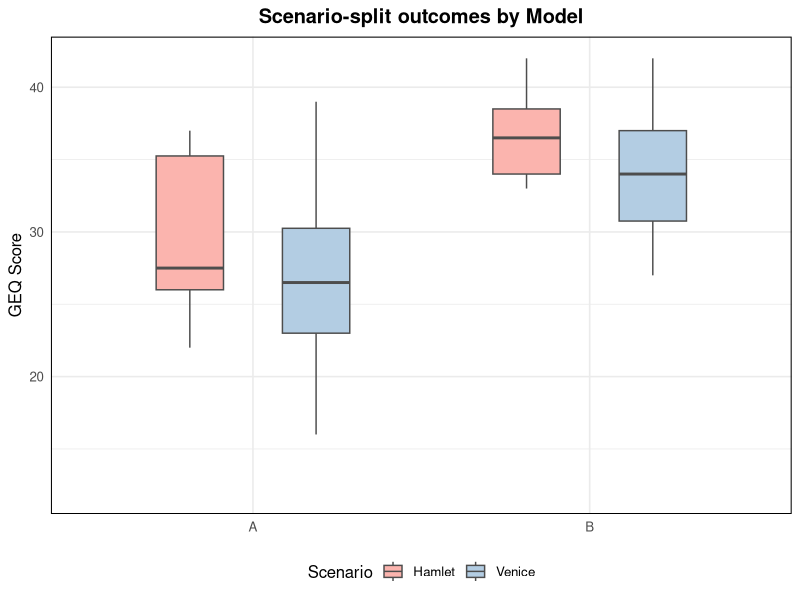
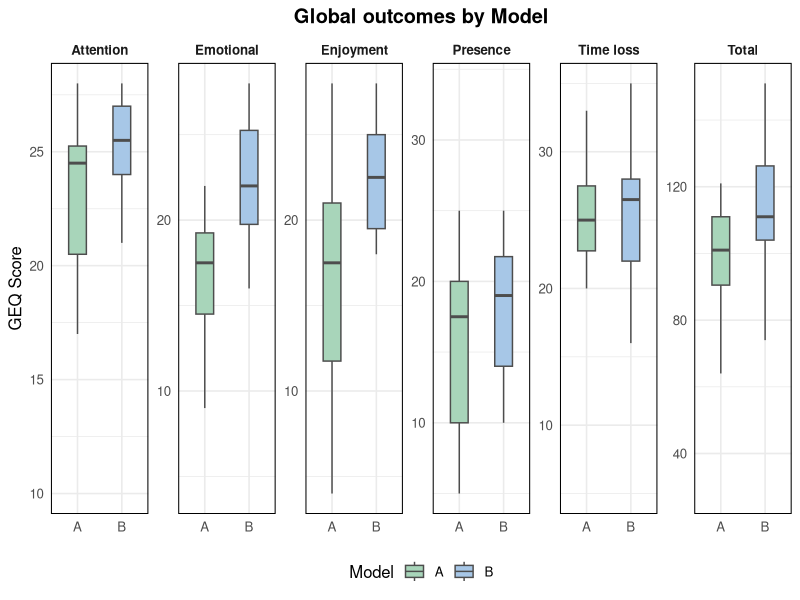

Generate these figures, in order, with R:
setwd("C:/.Soyeon/GameAgent/LLMGA")

suppressPackageStartupMessages({
  library(tidyverse)
  library(stringr)
  library(readr)
})

# 폴더 준비
dir.create("processed_output", showWarnings = FALSE, recursive = TRUE)
dir.create("figures", showWarnings = FALSE, recursive = TRUE)

# -----------------------------
# 1) 데이터 로드 (wide format)
# -----------------------------
df <- read_csv("data/questionnaire/final_scores_with_immersion.csv",
               show_col_types = FALSE)

ID_COL    <- "ID"
MODEL_COL <- "Model"
stopifnot(ID_COL %in% names(df), MODEL_COL %in% names(df))
df[[MODEL_COL]] <- factor(df[[MODEL_COL]])

# -------------------------------------------
# 2) Hamlet_/Venice_ 페어 탐지
# -------------------------------------------
scenario_prefixes <- c("Hamlet", "Venice")
pattern <- "^(Hamlet|Venice)_(.+)$"

pairs_tbl <- tibble(col = names(df)) %>%
  mutate(Scenario = str_match(col, pattern)[, 2],
         Measure  = str_match(col, pattern)[, 3]) %>%
  filter(!is.na(Scenario), !is.na(Measure))

scenario_measures <- pairs_tbl %>%
  count(Measure, Scenario) %>%
  complete(Measure, Scenario = scenario_prefixes, fill = list(n = 0)) %>%
  group_by(Measure) %>%
  summarize(has_both = all(n > 0), .groups = "drop") %>%
  filter(has_both) %>%
  pull(Measure) %>%
  sort()

# -------------------------------------------
# 3) long_df 구성
# -------------------------------------------
long_df <- tibble()
if (length(scenario_measures) > 0) {
  long_df <- df %>%
    select(all_of(c(ID_COL, MODEL_COL)), matches(pattern)) %>%
    pivot_longer(cols = matches(pattern),
                 names_to = c("Scenario", "Measure"),
                 names_pattern = pattern,
                 values_to = "Value") %>%
    filter(Measure %in% scenario_measures) %>%
    mutate(
      Scenario = factor(Scenario, levels = scenario_prefixes),
      # facet 라벨을 "score" → "Score" 로 교체
      Measure  = recode(Measure, "score" = "Score"),
      Measure  = factor(Measure)
    )
  write_csv(long_df, "processed_output/long_scenario_data.csv")
  message("✅ LONG format saved → processed_output/long_scenario_data.csv")
}

# -------------------------------------------
# 4) 전역(비-시나리오) 수치형 지표
# -------------------------------------------
all_numeric <- df %>% select(where(is.numeric)) %>% names()
paired_numeric_cols <- pairs_tbl %>%
  filter(Measure %in% scenario_measures) %>%
  pull(col) %>% unique()
global_numeric <- setdiff(all_numeric, c(paired_numeric_cols, ID_COL))

message("📌 Scenario measures (paired): ",
        ifelse(length(scenario_measures) > 0, paste(scenario_measures, collapse = ", "), "(none)"))
message("📌 Global numeric outcomes: ",
        ifelse(length(global_numeric) > 0, paste(global_numeric, collapse = ", "), "(none)"))

# -------------------------------------------
# 5) 공통 팔레트(전역 버전과 동일): A/B 색 통일
# -------------------------------------------
model_levels <- levels(df[[MODEL_COL]])
base_palette <- c("A" = "#A8D5BA",  # pastel green
                  "B" = "#A7C7E7")  # pastel blue
model_palette <- setNames(rep("#CFCFCF", length(model_levels)), model_levels)
for (nm in names(base_palette)) if (nm %in% model_levels) model_palette[nm] <- base_palette[[nm]]

fill_scale_model <- scale_fill_manual(
  values = model_palette, limits = model_levels, drop = FALSE, name = "Model"
)

# 공통 테마: 축/패널 테두리
panel_border_theme <- theme(
  panel.border   = element_rect(colour = "black", fill = NA, linewidth = 0.7),
  plot.background = element_rect(colour = NA, fill = "white")
)

# -------------------------------------------
# 6) Visualization with ggplot2
# -------------------------------------------

# 6a) 시나리오 분할: x=Model, 시나리오별 도징, 점 없음
if (nrow(long_df) > 0) {
  g1 <- ggplot(long_df, aes(x = .data[[MODEL_COL]], y = Value, fill = Scenario)) +
    geom_boxplot(
      position = position_dodge(width = 0.75),
      outlier.shape = NA, width = 0.4, color = "grey30"
    ) +
    facet_wrap(~ Measure, ncol = 2, scales = "free_y") +
    scale_fill_brewer(palette = "Pastel1", name = "Scenario") +
    labs(title = "Scenario-split outcomes by Model", x = NULL, y = "GEQ Score") +  # y축 라벨만 유지
    theme_minimal(base_size = 12) +
    theme(
      legend.position = "bottom",
      strip.text      = element_blank(),  # ← facet 제목 숨김
      plot.title      = element_text(hjust = 0.5, face = "bold"),
      panel.border    = element_rect(colour = "black", fill = NA, linewidth = 0.7)
    )
  
  ggsave("figures/scenario_measures_boxstrip_2.png", g1,
         width = 5, height = ceiling(nlevels(long_df$Measure) / 2) * 4.0,
         dpi = 300, bg = "white")
  message("📦 Saved → figures/scenario_measures_boxstrip_2.png")
}

# 6b) 전역 지표: immersion_ 접두어 제거해서 facet 이름 표시
# 6b) 전역 지표: 가로 한 줄(6칸) + y축 라벨 "GEQ Score"
if (length(global_numeric) > 0) {
  df_global_long <- df %>%
    select(all_of(c(MODEL_COL, global_numeric))) %>%
    pivot_longer(cols = all_of(global_numeric),
                 names_to = "Measure", values_to = "Value") %>%
    mutate(
      Measure = str_remove(Measure, "^immersion_"),
      Measure = str_replace_all(Measure, "_", " "),
      Measure = str_to_sentence(Measure),   # 첫 글자 대문자 (time loss 등)
      Measure = factor(Measure)
    )
  
  g2 <- ggplot(df_global_long,
               aes(x = .data[[MODEL_COL]], y = Value, fill = .data[[MODEL_COL]])) +
    geom_boxplot(outlier.shape = NA, width = 0.4, color = "grey30") +
    facet_wrap(~ Measure, nrow = 1, scales = "free_y") +   # ← 한 줄로
    fill_scale_model +
    labs(title = "Global outcomes by Model", x = NULL, y = "GEQ Score") +  # ← y축 라벨
    theme_minimal(base_size = 12) +
    theme(
      legend.position = "bottom",
      strip.text      = element_text(face = "bold"),
      plot.title      = element_text(hjust = 0.5, face = "bold"),
      panel.border    = element_rect(colour = "black", fill = NA, linewidth = 0.7)
    )
  
  ggsave("figures/global_measures_boxstrip_2.png", g2,
         width = 12, height = 3.5,   # ← 가로 1행에 맞게 사이즈 조정
         dpi = 300, bg = "white")
  message("📦 Saved → figures/global_measures_boxstrip_2.png")
}

message("✅ Done (grey box borders, no scenario points, immersion_ removed from global facets).")
